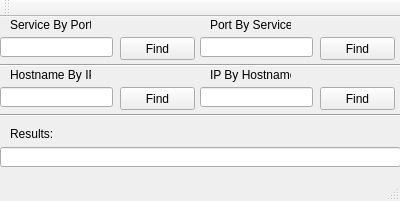
<?xml version="1.0" encoding="UTF-8"?>
<ui version="4.0">
 <class>MainWindow</class>
 <widget class="QMainWindow" name="MainWindow">
  <property name="geometry">
   <rect>
    <x>0</x>
    <y>0</y>
    <width>400</width>
    <height>201</height>
   </rect>
  </property>
  <property name="windowTitle">
   <string>MainWindow</string>
  </property>
  <widget class="QWidget" name="centralWidget">
   <widget class="QLineEdit" name="lineEdit_SbP">
    <property name="geometry">
     <rect>
      <x>0</x>
      <y>20</y>
      <width>113</width>
      <height>20</height>
     </rect>
    </property>
   </widget>
   <widget class="QLineEdit" name="lineEdit_Result">
    <property name="geometry">
     <rect>
      <x>0</x>
      <y>130</y>
      <width>401</width>
      <height>20</height>
     </rect>
    </property>
   </widget>
   <widget class="QLabel" name="label">
    <property name="geometry">
     <rect>
      <x>10</x>
      <y>0</y>
      <width>81</width>
      <height>16</height>
     </rect>
    </property>
    <property name="text">
     <string>Service By Port:</string>
    </property>
   </widget>
   <widget class="QPushButton" name="pushButton_SbP">
    <property name="geometry">
     <rect>
      <x>120</x>
      <y>20</y>
      <width>75</width>
      <height>23</height>
     </rect>
    </property>
    <property name="text">
     <string>Find</string>
    </property>
   </widget>
   <widget class="QPushButton" name="pushButton_PbS">
    <property name="geometry">
     <rect>
      <x>320</x>
      <y>20</y>
      <width>75</width>
      <height>23</height>
     </rect>
    </property>
    <property name="text">
     <string>Find</string>
    </property>
   </widget>
   <widget class="QLabel" name="label_2">
    <property name="geometry">
     <rect>
      <x>210</x>
      <y>0</y>
      <width>81</width>
      <height>16</height>
     </rect>
    </property>
    <property name="text">
     <string>Port By Service:</string>
    </property>
   </widget>
   <widget class="QLineEdit" name="lineEdit_PbS">
    <property name="geometry">
     <rect>
      <x>200</x>
      <y>20</y>
      <width>113</width>
      <height>20</height>
     </rect>
    </property>
   </widget>
   <widget class="QPushButton" name="pushButton_HbI">
    <property name="geometry">
     <rect>
      <x>120</x>
      <y>70</y>
      <width>75</width>
      <height>23</height>
     </rect>
    </property>
    <property name="text">
     <string>Find</string>
    </property>
   </widget>
   <widget class="QLabel" name="label_3">
    <property name="geometry">
     <rect>
      <x>10</x>
      <y>50</y>
      <width>81</width>
      <height>16</height>
     </rect>
    </property>
    <property name="text">
     <string>Hostname By IP</string>
    </property>
   </widget>
   <widget class="QLineEdit" name="lineEdit_HbI">
    <property name="geometry">
     <rect>
      <x>0</x>
      <y>70</y>
      <width>113</width>
      <height>20</height>
     </rect>
    </property>
   </widget>
   <widget class="QPushButton" name="pushButton_IbH">
    <property name="geometry">
     <rect>
      <x>320</x>
      <y>70</y>
      <width>75</width>
      <height>23</height>
     </rect>
    </property>
    <property name="text">
     <string>Find</string>
    </property>
   </widget>
   <widget class="QLabel" name="label_4">
    <property name="geometry">
     <rect>
      <x>210</x>
      <y>50</y>
      <width>81</width>
      <height>16</height>
     </rect>
    </property>
    <property name="text">
     <string>IP By Hostname</string>
    </property>
   </widget>
   <widget class="QLineEdit" name="lineEdit_IbH">
    <property name="geometry">
     <rect>
      <x>200</x>
      <y>70</y>
      <width>113</width>
      <height>20</height>
     </rect>
    </property>
   </widget>
   <widget class="Line" name="line">
    <property name="geometry">
     <rect>
      <x>0</x>
      <y>40</y>
      <width>401</width>
      <height>16</height>
     </rect>
    </property>
    <property name="orientation">
     <enum>Qt::Horizontal</enum>
    </property>
   </widget>
   <widget class="QLabel" name="label_5">
    <property name="geometry">
     <rect>
      <x>10</x>
      <y>110</y>
      <width>47</width>
      <height>13</height>
     </rect>
    </property>
    <property name="text">
     <string>Results:</string>
    </property>
   </widget>
   <widget class="Line" name="line_2">
    <property name="geometry">
     <rect>
      <x>0</x>
      <y>90</y>
      <width>401</width>
      <height>16</height>
     </rect>
    </property>
    <property name="orientation">
     <enum>Qt::Horizontal</enum>
    </property>
   </widget>
  </widget>
  <widget class="QMenuBar" name="menuBar">
   <property name="geometry">
    <rect>
     <x>0</x>
     <y>0</y>
     <width>400</width>
     <height>21</height>
    </rect>
   </property>
  </widget>
  <widget class="QToolBar" name="mainToolBar">
   <attribute name="toolBarArea">
    <enum>TopToolBarArea</enum>
   </attribute>
   <attribute name="toolBarBreak">
    <bool>false</bool>
   </attribute>
  </widget>
  <widget class="QStatusBar" name="statusBar"/>
 </widget>
 <layoutdefault spacing="6" margin="11"/>
 <resources/>
 <connections/>
</ui>
